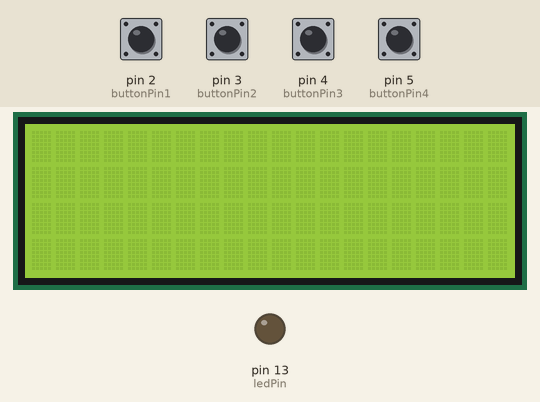
The sketch below on a simulated Arduino Uno, built with avr-gcc and run on an emulated ATmega328P. Parts: 20×4 character LCD, output pins drawn as LEDs (lit = HIGH). The inputs (shaded band) are chosen by the test bench; at power-on: pin 2 (buttonPin1), pin 3 (buttonPin2), pin 4 (buttonPin3), pin 5 (buttonPin4) HIGH. What the sketch prints to the serial monitor is not drawn.

Above: at 1.2 s.
1.3 s: pin 2 (buttonPin1) pulled LOW for 0.15 s
At 2.5 s:
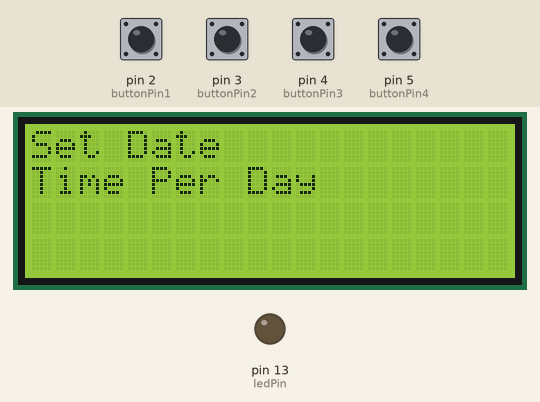
2.9 s: pin 3 (buttonPin2) pulled LOW for 0.15 s
At 3.8 s:
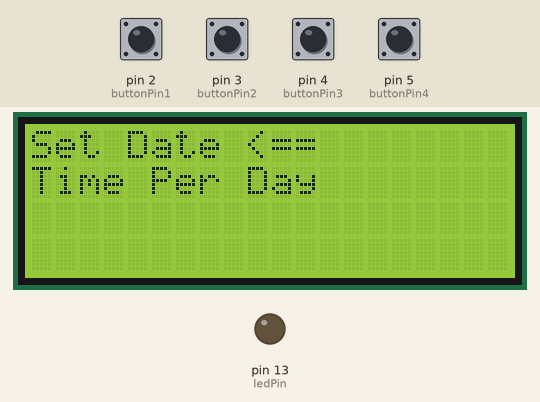
4.5 s: pin 4 (buttonPin3) pulled LOW for 0.15 s
At 5.0 s:
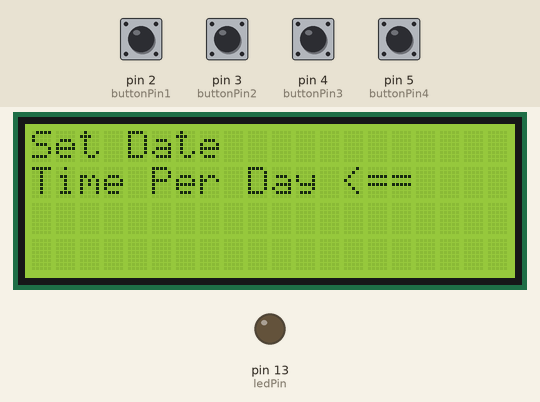
6.1 s: pin 5 (buttonPin4) pulled LOW for 0.15 s
At 7.3 s:
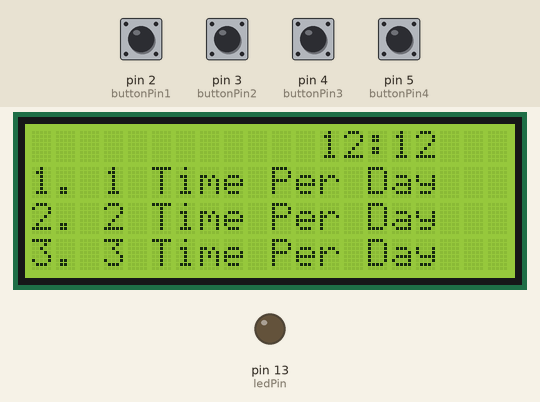
7.7 s: pin 4 (buttonPin3) pulled LOW for 1 s
At 9.2 s:
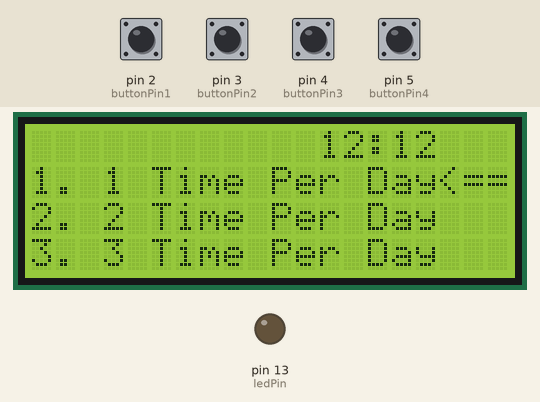
10.2 s: pin 4 (buttonPin3) pulled LOW for 0.15 s
At 11.1 s:
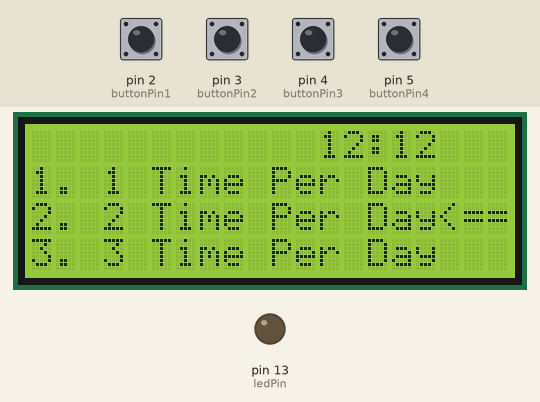
Timing chart, 0 to 12.8 s (numbered marks = the images above; inputs shaded):
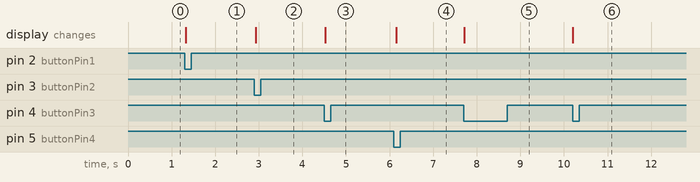

The sketch:

ButtonMenuLCD2004.ino
```cpp
#include <LiquidCrystal_I2C.h>
#include <Wire.h>

LiquidCrystal_I2C lcd(0x27,20,4);

const int buttonPin1 = 2;
const int buttonPin2 = 3;
const int buttonPin3 = 4;
const int buttonPin4 = 5;

const int ledPin = 13;

int buttonState1 = 0;
int buttonState2 = 0;
int buttonState3 = 0;
int buttonState4 = 0;
//menu
int currentMenu = 0;
int isSelected = 0;
int numberClick = 0;
//selectedOption
int timePerDay = 0;
int weightPerDay = 0;

int prevButtonState1;
int prevButtonState2;
int prevButtonState3;
int prevButtonState4;


void setup() {
  // put your setup code here, to run once:
  Serial.begin(9600);
  pinMode(ledPin, OUTPUT);
  pinMode(buttonPin1, INPUT);
  pinMode(buttonPin2, INPUT);
  pinMode(buttonPin3, INPUT);
  pinMode(buttonPin4, INPUT);
  digitalWrite(buttonPin1, LOW);
  digitalWrite(buttonPin2, LOW);
  digitalWrite(buttonPin3, LOW);
  digitalWrite(buttonPin4, LOW);

  lcd.init();
//  lcd.begin(20, 4);
  lcd.backlight();
  lcd.setCursor(2,2);
//  lcd.print("Loading...");
//  delay(2000);

}

void loop() {
  // put your main code here, to run repeatedly:
//  lcd.clear();
//  if(currentMenu == 0) {
//    lcd.clear();
//    clearAllLCD();
//    lcd.setCursor(0,0);
//    lcd.print("DD/MM/YYYY");
//    lcd.setCursor(15,0);
//    lcd.print("12:12");
//    lcd.setCursor(0,3);
//    lcd.print("Menu");
//  }
//  delay(1000);
//  Serial.println("void loop");
  buttonState1 = digitalRead(buttonPin1);
  buttonState2 = digitalRead(buttonPin2);
  buttonState3 = digitalRead(buttonPin3);
  buttonState4 = digitalRead(buttonPin4);

  if(buttonState1 == LOW && prevButtonState1 == HIGH) {
    Serial.println("Button 1");
    //enter menu
    if(currentMenu == 0) {
      lcd.clear();
      lcd.setCursor(0,0);
      lcd.print("Set Date");
      lcd.setCursor(0,1);
      lcd.print("Time Per Day");
      prevButtonState1 = buttonState1;
      currentMenu = 1;
    } else if(currentMenu == 3) {

      Serial.print("Exit To Main Menu");
    }
    prevButtonState1 = buttonState1;
  } else if(buttonState2 == LOW && prevButtonState2 == HIGH) {
    Serial.println("Button 2");
    //enter menu
    if(currentMenu == 1) {
      setDate();
    } else if(currentMenu == 3) {
      Serial.println("=========");
      if(numberClick == 0) { //<=
        numberClick = 3;
        selectItem(17,1);
        unSelectItem(17,1);
        timePerDay = 1;
        Serial.println("UP0");
        Serial.println(numberClick);
        Serial.println("=========");
      } else if(numberClick == 1) {
        numberClick = 0;
        selectItem(17,1);
        unSelectItem(17,2);
        Serial.println("UP1");
        Serial.println(numberClick);
        Serial.println("=========");
      } else if(numberClick == 2) {
        numberClick = 1;
        selectItem(17,2);
        unSelectItem(17,3);
        Serial.println("UP2");
        Serial.println(numberClick);
        Serial.println("=========");
      } else if(numberClick = 3) {
        numberClick = 2;
        selectItem(17,3);
        unSelectItem(17,1);
        Serial.println("UP3");
        Serial.println(numberClick);
        Serial.println("=========");
      } else {
        Serial.println("Remove All");
      }
    }
    prevButtonState2 = buttonState2;
  } else if(buttonState3 == LOW && prevButtonState3 == HIGH) {
    Serial.println("Button 3");
    //enter menu
    if(currentMenu == 1) {
      setTimePerDay();
    } else if(currentMenu == 3) {
      Serial.println("=========");
      if(numberClick == 0) { //<=
        numberClick = 1;
        selectItem(17,1);
        unSelectItem(17,3);
        timePerDay = 1;
        Serial.println("Down0");
        Serial.println(numberClick);
        Serial.println("=========");
      } else if(numberClick == 1) {
        numberClick = 2;
        selectItem(17,2);
        unSelectItem(17,1);
        Serial.println("Down1");
        Serial.println(numberClick);
        Serial.println("=========");
      } else if(numberClick == 2) {
        numberClick = 3;
        selectItem(17,3);
        unSelectItem(17,2);
        Serial.println("Down2");
        Serial.println(numberClick);
        Serial.println("=========");
      } else if(numberClick = 3) {
        numberClick = 0;
        selectItem(17,3);
        unSelectItem(17,3);
        Serial.println("Down3");
        Serial.println(numberClick);
        Serial.println("=========");
      } else {
        Serial.println("Remove All");
      }
    }
    prevButtonState3 = buttonState3;
  } else if(buttonState4 == LOW && prevButtonState4 == HIGH) {
    Serial.println("Button 4");
    //enter menu
    if(currentMenu == 1) {
      Serial.println("OK");
      if(isSelected == 1) {
        Serial.println("Date");
      } else if(isSelected == 2) {
        Serial.println("Time");
        setTimePerDayMenu();
        setTime1();
        currentMenu = 3;
      } else {
        Serial.println("Error");
      }
    } else if(currentMenu == 3) {
      Serial.println("OK");
      Serial.println(timePerDay);
    }
    prevButtonState4 = buttonState4;
  } else {
    prevButtonState1 = buttonState1;
    prevButtonState2 = buttonState2;
    prevButtonState3 = buttonState3;
    prevButtonState4 = buttonState4;
  }
}
void intoMenu() {
  lcd.clear();
  lcd.setCursor(0,0);
  lcd.print("Set Date");
  lcd.setCursor(0,1);
  lcd.print("Time Per Day");
  lcd.setCursor(0,2);
  lcd.print("Weight Per Time");
}
void setDate() {
  lcd.clear();
  lcd.setCursor(0,0);
  lcd.print("Set Date <==");
  lcd.setCursor(0,1);
  lcd.print("Time Per Day");
  isSelected = 1;
  Serial.println(isSelected);
}
void setTimePerDay() {
  lcd.clear();
  lcd.setCursor(0,0);
  lcd.print("Set Date");
  lcd.setCursor(0,1);
  lcd.print("Time Per Day <==");
  isSelected = 2;
  Serial.println(isSelected);
}
void mainMenu() {
  lcd.clear();
  lcd.setCursor(0,0);
  lcd.print("");
  lcd.setCursor(0,1);
  lcd.print("");
  lcd.setCursor(0,2);
  lcd.print("");
}
void setTimePerDayMenu() {
  lcd.clear();
  lcd.setCursor(12,0);
  lcd.print("12:12");
}
void setTime1() {
  lcd.setCursor(0,1);
  lcd.print("1. 1 Time Per Day");
  lcd.setCursor(0,2);
  lcd.print("2. 2 Time Per Day");
  lcd.setCursor(0,3);
  lcd.print("3. 3 Time Per Day");
}

void selectItem(int r, int c) {
  lcd.setCursor(r,c);
  lcd.print("<==");
}
void unSelectItem(int r, int c) {
  lcd.setCursor(r,c);
  lcd.print("   ");
}
void clearLCD() {
  lcd.setCursor(0,0);
  lcd.print("          ");
  lcd.setCursor(15,0);
  lcd.print("     ");
  lcd.setCursor(0,3);
  lcd.print("    ");
}
void clearAllLCD() {
  lcd.setCursor(0,0);
  lcd.print("                    ");
  lcd.setCursor(0,1);
  lcd.print("                    ");
  lcd.setCursor(0,2);
  lcd.print("                    ");
  lcd.setCursor(0,3);
  lcd.print("                    ");
}
```

Measured:
- after the input at 1.3 s, the display: changes at once (image 1)
- after the input at 2.9 s, the display: changes at once (image 2)
- after the input at 4.5 s, the display: changes at once (image 3)
- after the input at 6.1 s, the display: changes after 0.06 s (image 4)
- after the input at 7.7 s, the display: changes at once (image 5)
- after the input at 10.2 s, the display: changes at once (image 6)
